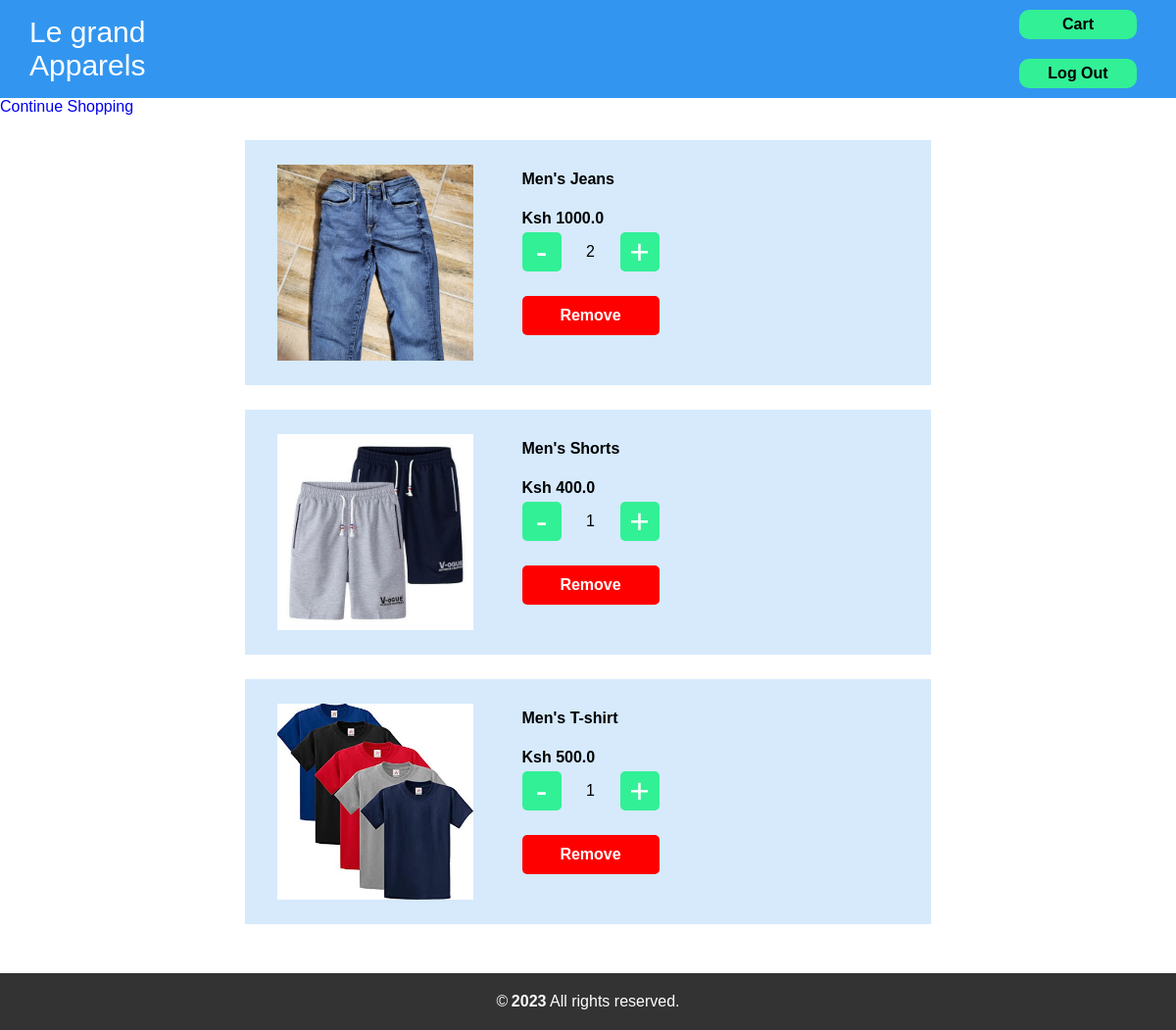
The app's page /cart/ (signed in) with its own data.
### userapp/models.py (models this page shows, shortened)
class Product(models.Model):
    Product_Name = models.CharField(max_length=256)
    Main_Category = models.CharField(max_length=256)
    Sub_Category = models.CharField(max_length=256)
    Product_Description = models.CharField(max_length=256)
    Product_Price = models.FloatField()
    Product_Image = models.ImageField(upload_to='images/')

### userapp/views.py (the view)
# urls.py: path('cart/', cart, name='cart'),
def cart(request):
    orders = Order.objects.filter(Customer_ID=request.session['user_id'])
    products_details = [
        {
            'product': Product.objects.get(id=order.Product_ID),
            'quantity': order.Product_Quantity,
            'order_ID': order.id
        } for order in orders
    ]
    return render(request, 'cart.html', {'products_details': products_details})

### userapp/templates/cart.html (shortened to what this page needs)
{% extends 'header.html' %}
{% block maincontent %}
<div>
    <div>
        <a href="{% url 'home' %}">Continue Shopping</a>
    </div>
    {% for product_details in products_details %}
        <div class="product_section">
            <div class="image_section">
                <img src="{{ product_details.product.Product_Image.url }}" alt="{{ product_details.product.Product_Name }} image" width="200px" height="200px">
            </div>
            <div class="details_section">
                <div>
                    <h4>{{ product_details.product.Product_Name }}</h4>
                    <p>Ksh {{ product_details.product.Product_Price }}</p>
                </div>
                <div class="cart_actions">
                    <a href="{% url 'decrease_quantity' product_details.order_ID %}">
                        <div class="quantity_action">-</div>
                    </a>
                    <div class="quantity">{{ product_details.quantity }}</div>
                    <a href="{% url 'increase_quantity' product_details.order_ID %}">
                        <div class="quantity_action">+</div>
                    </a>
                </div>
                <a href="{% url 'remove' product_details.order_ID %}">
                    <div class="remove_button">Remove</div>
                </a>
            </div>
        </div>
    {% endfor %}
</div>
{% endblock %}

### userapp/static/css/header.css (style rules this page uses)
body { margin: 0; padding: 0; font-family: Arial, Helvetica, sans-serif; }
.product_section { width: 700px; height: 250px; margin: auto; display: flex; align-items: center; justify-content: space-around; margin-top: 25px; background-color: rgba(50, 150, 240, 0.2); }
.product_section p { font-weight: bold; }
.image_section { width: 230px; height: 230px; display: flex; justify-content: center; align-items: center; }
.details_section { width: 400px; height: 230px; }
.cart_actions { width: 100%; height: 50px; display: flex; align-items: center; }
.quantity_action { width: 40px; height: 40px; background-color: rgb(50, 240, 150); color: white; display: flex; justify-content: center; align-items: center; font-size: 35px; border-radius: 5px; }
.quantity { width: 40px; height: 40px; display: flex; justify-content: center; align-items: center; margin-left: 10px; margin-right: 10px; }
.remove_button { width: 140px; height: 40px; background-color: red; color: white; display: flex; justify-content: center; align-items: center; font-weight: bold; border-radius: 5px; margin-top: 20px; }

### userapp/static/css/product.css (style rules this page uses)
a { text-decoration: none; }
p { margin: 0; }

### records on screen
Product: product.Product_Image (picture), product.Product_Name "Men's Jeans", product.Product_Price "1000.0", quantity "2"
Product: product.Product_Image (picture), product.Product_Name "Men's Shorts", product.Product_Price "400.0", quantity "1"
Product: product.Product_Image (picture), product.Product_Name "Men's T-shirt", product.Product_Price "500.0", quantity "1"
